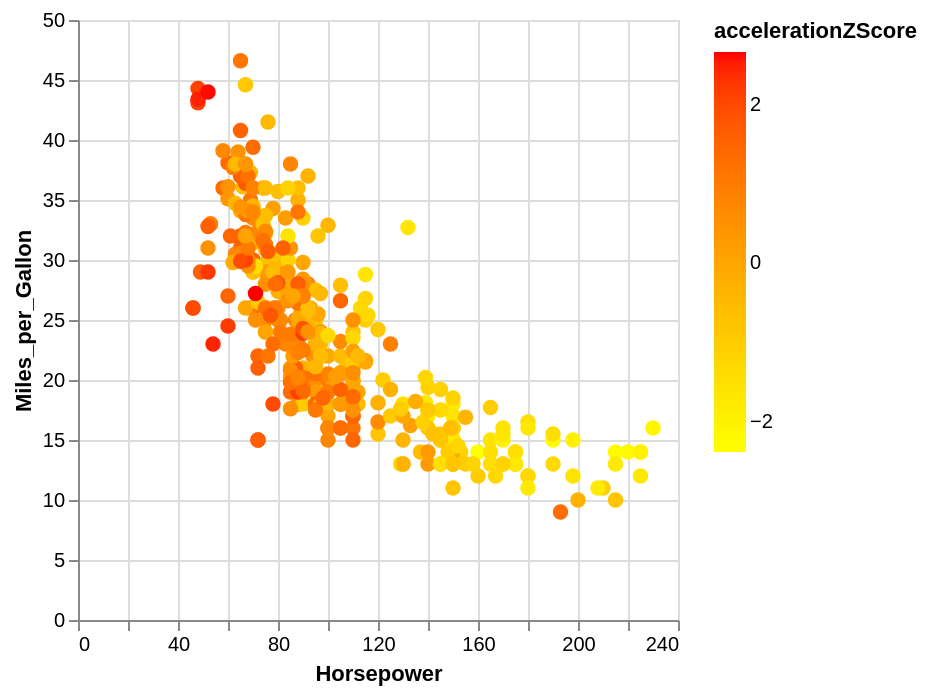

Vega-Lite specification stored for this chart:
### Vega-Lite specification from a JSON file in a GitHub repository (floating-point values rounded to 4 significant figures; data arrays with more than 128 entries replaced by an {"elided": "..."} marker saying what was removed)
{"$schema": "https://vega.github.io/schema/vega-lite/v5.json", "data": {"values": {"elided": "406 records"}}, "description": "SymLog colour scale with default slope constant (1).", "encoding": {"color": {"field": "accelerationZScore", "scale": {"range": ["yellow", "red"], "type": "symlog"}, "type": "quantitative"}, "opacity": {"value": 1}, "size": {"value": 60}, "x": {"field": "Horsepower", "type": "quantitative"}, "y": {"field": "Miles_per_Gallon", "type": "quantitative"}}, "mark": "circle", "transform": [{"as": "accelerationZScore", "calculate": "(datum.Acceleration - 15.52)/2.80"}]}
